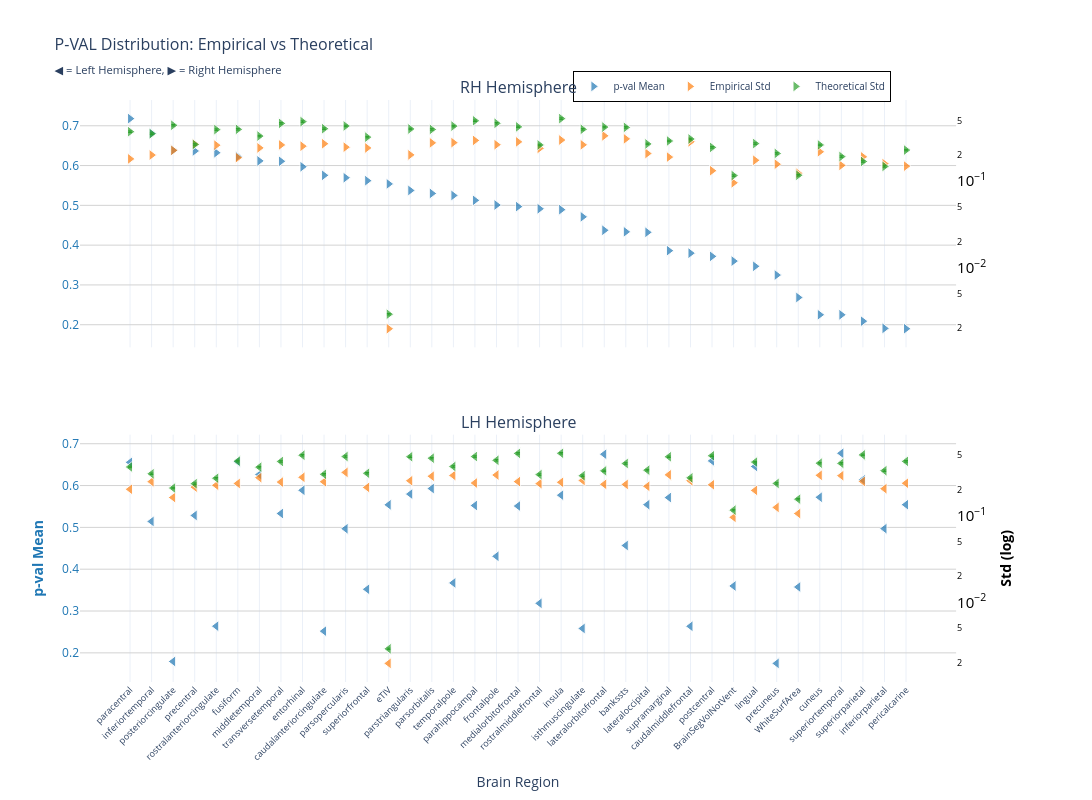
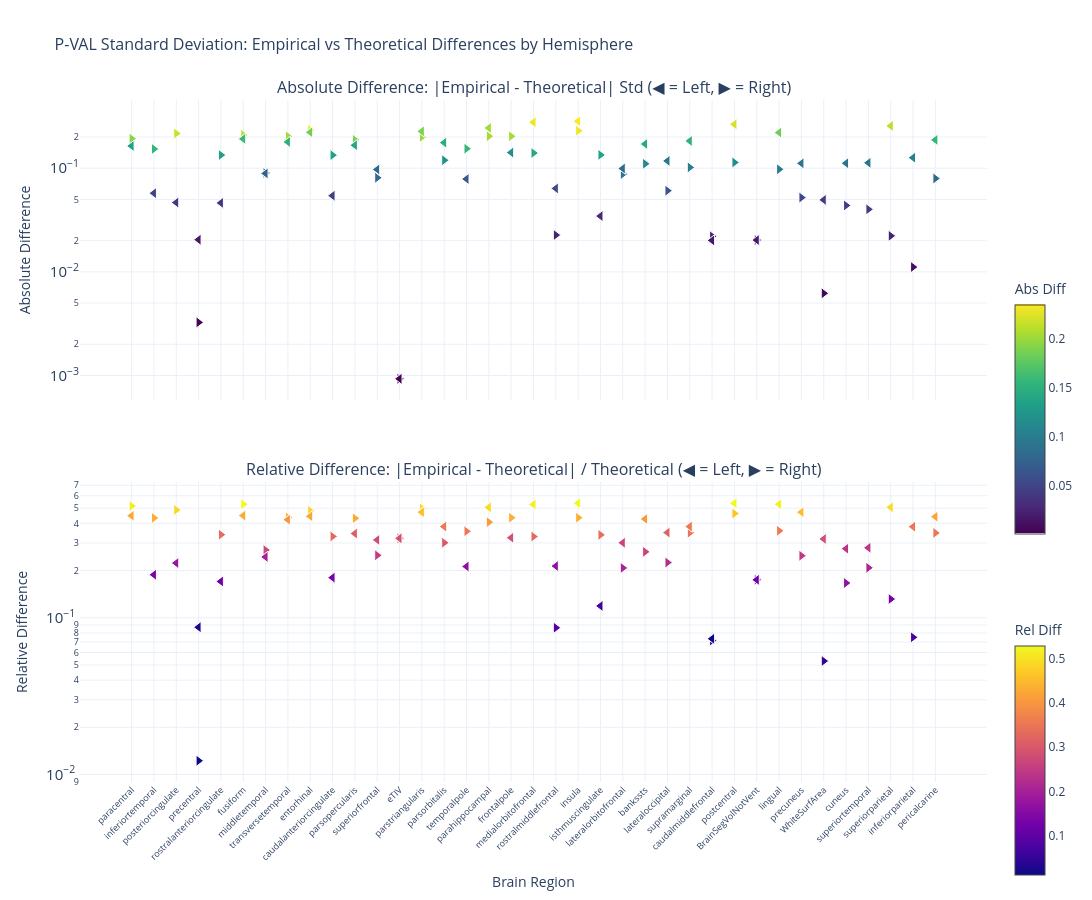

Notebook code cell kept with these figures, in order:
### Markdown cell above
### p-value

### Code cell
nu_nav = df_npvr[(df_npvr["study"] == "longitudinal") & (df_npvr["group"] == "HC-PD")]
data_path = stats_dir / f"partial_correlation_longitudinal_{METRIC}.parquet"
df, stats = get_test_stats(
    data_path,
    stat_functions_F,
    nu_nav,
    hemisphere=True,
    study="longitudinal",
    raw_values=True,
)
show_figure(
    stats, hemisphere=True, stat_name="p-val", study="longitudinal", metric=METRIC
)

### Figure 1 — Plotly figure (JSON) as saved in the notebook; plotly's stock layout.template omitted (floating-point values rounded to 4 significant figures)
{"data": [{"hovertemplate": "<b>%{x}</b><br>Mean p-val: %{y:.2f}<br><extra></extra>", "legendgroup": "mean", "marker": {"color": "#1f77b4", "line": {"color": "white", "width": 1}, "opacity": 0.7, "size": 10, "symbol": "triangle-right"}, "mode": "markers", "name": "p-val Mean", "showlegend": true, "type": "scatter", "x": ["paracentral", "inferiortemporal", "posteriorcingulate", "precentral", "rostralanteriorcingulate", "fusiform", "middletemporal", "transversetemporal", "entorhinal", "caudalanteriorcingulate", "parsopercularis", "superiorfrontal", "eTIV", "parstriangularis", "parsorbitalis", "temporalpole", "parahippocampal", "frontalpole", "medialorbitofrontal", "rostralmiddlefrontal", "insula", "isthmuscingulate", "lateralorbitofrontal", "bankssts", "lateraloccipital", "supramarginal", "caudalmiddlefrontal", "postcentral", "BrainSegVolNotVent", "lingual", "precuneus", "WhiteSurfArea", "cuneus", "superiortemporal", "superiorparietal", "inferiorparietal", "pericalcarine"], "xaxis": "x", "y": [0.718, 0.681, 0.6384, 0.6366, 0.6322, 0.6226, 0.6117, 0.6107, 0.597, 0.5754, 0.5694, 0.562, 0.5539, 0.5375, 0.5299, 0.5249, 0.5126, 0.5009, 0.4968, 0.4914, 0.4892, 0.4711, 0.4374, 0.4335, 0.4322, 0.3861, 0.3798, 0.3718, 0.3599, 0.3468, 0.3248, 0.2684, 0.225, 0.2249, 0.2089, 0.1908, 0.1899], "yaxis": "y"}, {"hovertemplate": "<b>%{x}</b><br>Empirical Std: %{y:.3f}<br><extra></extra>", "legendgroup": "empirical", "marker": {"color": "#ff7f0e", "line": {"color": "white", "width": 1}, "opacity": 0.7, "size": 10, "symbol": "triangle-right"}, "mode": "markers", "name": "Empirical Std", "showlegend": true, "type": "scatter", "x": ["paracentral", "inferiortemporal", "posteriorcingulate", "precentral", "rostralanteriorcingulate", "fusiform", "middletemporal", "transversetemporal", "entorhinal", "caudalanteriorcingulate", "parsopercularis", "superiorfrontal", "eTIV", "parstriangularis", "parsorbitalis", "temporalpole", "parahippocampal", "frontalpole", "medialorbitofrontal", "rostralmiddlefrontal", "insula", "isthmuscingulate", "lateralorbitofrontal", "bankssts", "lateraloccipital", "supramarginal", "caudalmiddlefrontal", "postcentral", "BrainSegVolNotVent", "lingual", "precuneus", "WhiteSurfArea", "cuneus", "superiortemporal", "superiorparietal", "inferiorparietal", "pericalcarine"], "xaxis": "x", "y": [0.1811, 0.2007, 0.2274, 0.2692, 0.2611, 0.1872, 0.2427, 0.2628, 0.2541, 0.2711, 0.2476, 0.2424, 0.001968, 0.2015, 0.2775, 0.2793, 0.2962, 0.2643, 0.285, 0.2398, 0.2993, 0.2634, 0.3347, 0.3088, 0.209, 0.19, 0.2856, 0.1322, 0.09586, 0.1747, 0.1574, 0.1234, 0.2188, 0.1525, 0.1913, 0.1594, 0.1493], "yaxis": "y2"}, {"error_y": {"array": [0.007427, 0.007033, 0.008812, 0.005285, 0.007847, 0.007898, 0.006608, 0.009264, 0.009712, 0.008043, 0.008647, 0.006424, 5.758e-05, 0.007984, 0.007886, 0.008614, 0.00993, 0.009288, 0.008445, 0.005214, 0.01052, 0.007903, 0.008396, 0.008327, 0.005359, 0.005797, 0.006112, 0.004887, 0.002307, 0.005411, 0.004162, 0.002329, 0.005217, 0.003828, 0.003359, 0.002947, 0.004549], "arrayminus": [0.00728, 0.006894, 0.008638, 0.00518, 0.007691, 0.007741, 0.006477, 0.00908, 0.009519, 0.007883, 0.008476, 0.006296, 5.644e-05, 0.007826, 0.00773, 0.008443, 0.009733, 0.009104, 0.008278, 0.00511, 0.01031, 0.007747, 0.008229, 0.008161, 0.005253, 0.005682, 0.005991, 0.00479, 0.002262, 0.005303, 0.004079, 0.002283, 0.005113, 0.003752, 0.003292, 0.002888, 0.004459], "color": "#2ca02c", "thickness": 1, "type": "data", "visible": true, "width": 2}, "hovertemplate": "<b>%{x}</b><br>Theoretical Std: %{y:.3f}<br><extra></extra>", "legendgroup": "theoretical", "marker": {"color": "#2ca02c", "line": {"color": "white", "width": 1}, "opacity": 0.7, "size": 10, "symbol": "triangle-right"}, "mode": "markers", "name": "Theoretical Std", "showlegend": true, "type": "scatter", "x": ["paracentral", "inferiortemporal", "posteriorcingulate", "precentral", "rostralanteriorcingulate", "fusiform", "middletemporal", "transversetemporal", "entorhinal", "caudalanteriorcingulate", "parsopercularis", "superiorfrontal", "eTIV", "parstriangularis", "parsorbitalis", "temporalpole", "parahippocampal", "frontalpole", "medialorbitofrontal", "rostralmiddlefrontal", "insula", "isthmuscingulate", "lateralorbitofrontal", "bankssts", "lateraloccipital", "supramarginal", "caudalmiddlefrontal", "postcentral", "BrainSegVolNotVent", "lingual", "precuneus", "WhiteSurfArea", "cuneus", "superiortemporal", "superiorparietal", "inferiorparietal", "pericalcarine"], "xaxis": "x", "y": [0.3738, 0.354, 0.4435, 0.266, 0.3949, 0.3975, 0.3326, 0.4662, 0.4888, 0.4048, 0.4352, 0.3233, 0.002898, 0.4018, 0.3969, 0.4335, 0.4998, 0.4675, 0.425, 0.2624, 0.5293, 0.3978, 0.4225, 0.4191, 0.2697, 0.2918, 0.3076, 0.2459, 0.1161, 0.2723, 0.2095, 0.1172, 0.2625, 0.1926, 0.169, 0.1483, 0.2289], "yaxis": "y2"}, {"hovertemplate": "<b>%{x}</b><br>Mean p-val: %{y:.2f}<br><extra></extra>", "legendgroup": "mean", "marker": {"color": "#1f77b4", "line": {"color": "white", "width": 1}, "opacity": 0.7, "size": 10, "symbol": "triangle-left"}, "mode": "markers", "name": "p-val Mean", "showlegend": false, "type": "scatter", "x": ["superiortemporal", "lateralorbitofrontal", "postcentral", "fusiform", "paracentral", "lingual", "middletemporal", "superiorparietal", "parsorbitalis", "entorhinal", "parstriangularis", "insula", "cuneus", "supramarginal", "lateraloccipital", "pericalcarine", "eTIV", "parahippocampal", "medialorbitofrontal", "transversetemporal", "precentral", "inferiortemporal", "inferiorparietal", "parsopercularis", "bankssts", "frontalpole", "temporalpole", "BrainSegVolNotVent", "WhiteSurfArea", "superiorfrontal", "rostralmiddlefrontal", "rostralanteriorcingulate", "caudalmiddlefrontal", "isthmuscingulate", "caudalanteriorcingulate", "posteriorcingulate", "precuneus"], "xaxis": "x2", "y": [0.6772, 0.6749, 0.659, 0.6568, 0.6555, 0.6456, 0.6263, 0.6138, 0.5928, 0.5887, 0.5796, 0.577, 0.572, 0.5713, 0.5543, 0.5543, 0.5539, 0.5523, 0.551, 0.5332, 0.5285, 0.5142, 0.497, 0.4967, 0.4567, 0.4308, 0.3672, 0.3599, 0.3574, 0.352, 0.3183, 0.2637, 0.2636, 0.2583, 0.2519, 0.1794, 0.1748], "yaxis": "y3"}, {"hovertemplate": "<b>%{x}</b><br>Empirical Std: %{y:.3f}<br><extra></extra>", "legendgroup": "empirical", "marker": {"color": "#ff7f0e", "line": {"color": "white", "width": 1}, "opacity": 0.7, "size": 10, "symbol": "triangle-left"}, "mode": "markers", "name": "Empirical Std", "showlegend": false, "type": "scatter", "x": ["superiortemporal", "lateralorbitofrontal", "postcentral", "fusiform", "paracentral", "lingual", "middletemporal", "superiorparietal", "parsorbitalis", "entorhinal", "parstriangularis", "insula", "cuneus", "supramarginal", "lateraloccipital", "pericalcarine", "eTIV", "parahippocampal", "medialorbitofrontal", "transversetemporal", "precentral", "inferiortemporal", "inferiorparietal", "parsopercularis", "bankssts", "frontalpole", "temporalpole", "BrainSegVolNotVent", "WhiteSurfArea", "superiorfrontal", "rostralmiddlefrontal", "rostralanteriorcingulate", "caudalmiddlefrontal", "isthmuscingulate", "caudalanteriorcingulate", "posteriorcingulate", "precuneus"], "xaxis": "x2", "y": [0.2905, 0.2308, 0.228, 0.2361, 0.2024, 0.1964, 0.2755, 0.2494, 0.2863, 0.2782, 0.254, 0.2436, 0.2935, 0.2969, 0.219, 0.2376, 0.001968, 0.2389, 0.2481, 0.2451, 0.2144, 0.2479, 0.2054, 0.3171, 0.2303, 0.2957, 0.2922, 0.09586, 0.106, 0.2126, 0.2351, 0.2252, 0.254, 0.2556, 0.2471, 0.1624, 0.125], "yaxis": "y4"}, {"error_y": {"array": [0.008011, 0.006559, 0.009802, 0.008501, 0.007276, 0.008284, 0.007244, 0.01004, 0.009194, 0.009943, 0.00955, 0.01048, 0.008051, 0.00954, 0.006687, 0.008448, 5.758e-05, 0.009604, 0.01044, 0.008427, 0.004666, 0.006067, 0.00659, 0.009609, 0.00798, 0.008687, 0.00737, 0.002307, 0.00309, 0.006156, 0.005939, 0.005395, 0.005447, 0.005765, 0.00599, 0.004153, 0.004696], "arrayminus": [0.007852, 0.006429, 0.009607, 0.008332, 0.007131, 0.00812, 0.0071, 0.009839, 0.009011, 0.009746, 0.009361, 0.01027, 0.007891, 0.009351, 0.006554, 0.008281, 5.644e-05, 0.009414, 0.01024, 0.00826, 0.004574, 0.005946, 0.006459, 0.009419, 0.007821, 0.008515, 0.007224, 0.002262, 0.003028, 0.006034, 0.005821, 0.005288, 0.005338, 0.005651, 0.005871, 0.004071, 0.004603], "color": "#2ca02c", "thickness": 1, "type": "data", "visible": true, "width": 2}, "hovertemplate": "<b>%{x}</b><br>Theoretical Std: %{y:.3f}<br><extra></extra>", "legendgroup": "theoretical", "marker": {"color": "#2ca02c", "line": {"color": "white", "width": 1}, "opacity": 0.7, "size": 10, "symbol": "triangle-left"}, "mode": "markers", "name": "Theoretical Std", "showlegend": false, "type": "scatter", "x": ["superiortemporal", "lateralorbitofrontal", "postcentral", "fusiform", "paracentral", "lingual", "middletemporal", "superiorparietal", "parsorbitalis", "entorhinal", "parstriangularis", "insula", "cuneus", "supramarginal", "lateraloccipital", "pericalcarine", "eTIV", "parahippocampal", "medialorbitofrontal", "transversetemporal", "precentral", "inferiortemporal", "inferiorparietal", "parsopercularis", "bankssts", "frontalpole", "temporalpole", "BrainSegVolNotVent", "WhiteSurfArea", "superiorfrontal", "rostralmiddlefrontal", "rostralanteriorcingulate", "caudalmiddlefrontal", "isthmuscingulate", "caudalanteriorcingulate", "posteriorcingulate", "precuneus"], "xaxis": "x2", "y": [0.4032, 0.3301, 0.4933, 0.4278, 0.3662, 0.4169, 0.3646, 0.5052, 0.4627, 0.5004, 0.4807, 0.5273, 0.4052, 0.4801, 0.3365, 0.4252, 0.002898, 0.4834, 0.5257, 0.4241, 0.2349, 0.3053, 0.3316, 0.4836, 0.4016, 0.4372, 0.3709, 0.1161, 0.1555, 0.3098, 0.2989, 0.2715, 0.2741, 0.2901, 0.3015, 0.209, 0.2364], "yaxis": "y4"}], "layout": {"annotations": [{"font": {"size": 16}, "showarrow": false, "text": "RH Hemisphere", "x": 0.47, "xanchor": "center", "xref": "paper", "y": 1, "yanchor": "bottom", "yref": "paper"}, {"font": {"size": 16}, "showarrow": false, "text": "LH Hemisphere", "x": 0.47, "xanchor": "center", "xref": "paper", "y": 0.425, "yanchor": "bottom", "yref": "paper"}], "height": 800, "hovermode": "x", "legend": {"bgcolor": "rgba(255, 255, 255, 0.9)", "bordercolor": "black", "borderwidth": 1, "font": {"size": 10}, "orientation": "h", "x": 0.7, "xanchor": "center", "y": 1.05}, "title": {"font": {"size": 16}, "text": "P-VAL Distribution: Empirical vs Theoretical<br><sub>◀ = Left Hemisphere, ▶ = Right Hemisphere</sub>"}, "width": 1400, "xaxis": {"anchor": "y", "domain": [0, 0.94], "matches": "x2", "showticklabels": false}, "xaxis2": {"anchor": "y3", "domain": [0, 0.94], "tickangle": -45, "tickfont": {"size": 9}, "title": {"text": "Brain Region"}}, "yaxis": {"anchor": "x", "domain": [0.575, 1], "gridcolor": "lightgray", "showgrid": true, "tickfont": {"color": "#1f77b4"}, "title": {"font": {"color": "#1f77b4"}, "text": ""}}, "yaxis2": {"anchor": "x", "exponentformat": "power", "overlaying": "y", "showgrid": false, "side": "right", "tickfont": {"color": "black"}, "title": {"font": {"color": "black"}, "text": ""}, "type": "log"}, "yaxis3": {"anchor": "x2", "domain": [0, 0.425], "gridcolor": "lightgray", "showgrid": true, "tickfont": {"color": "#1f77b4"}, "title": {"font": {"color": "#1f77b4"}, "text": "<b>p-val Mean</b>"}}, "yaxis4": {"anchor": "x2", "exponentformat": "power", "overlaying": "y3", "showgrid": false, "side": "right", "tickfont": {"color": "black"}, "title": {"font": {"color": "black"}, "text": "<b>Std (log)</b>"}, "type": "log"}}}

### Figure 2 — Plotly figure (JSON) as saved in the notebook; plotly's stock layout.template omitted (floating-point values rounded to 4 significant figures)
{"data": [{"hovertemplate": "<b>%{x}</b><br>Hemisphere: %{text}<br>Abs Diff: %{y:.4f}<br><extra></extra>", "legendgroup": "abs_rh", "marker": {"color": [0.1926, 0.1533, 0.2162, 0.003257, 0.1338, 0.2103, 0.08981, 0.2034, 0.2347, 0.1337, 0.1877, 0.08089, 0.0009298, 0.2003, 0.1194, 0.1542, 0.2035, 0.2031, 0.14, 0.02265, 0.23, 0.1344, 0.08783, 0.1103, 0.06071, 0.1018, 0.02201, 0.1137, 0.02027, 0.09762, 0.05209, 0.00621, 0.04373, 0.04011, 0.02225, 0.01113, 0.0796], "colorbar": {"len": 0.4, "title": {"text": "Abs Diff"}, "y": 0.75, "yanchor": "top"}, "colorscale": [[0, "#440154"], [0.1111, "#482878"], [0.2222, "#3e4989"], [0.3333, "#31688e"], [0.4444, "#26828e"], [0.5556, "#1f9e89"], [0.6667, "#35b779"], [0.7778, "#6ece58"], [0.8889, "#b5de2b"], [1, "#fde725"]], "line": {"color": "white", "width": 1}, "showscale": true, "size": 10, "symbol": "triangle-right"}, "mode": "markers", "name": "Absolute (rh)", "showlegend": false, "text": ["rh", "rh", "rh", "rh", "rh", "rh", "rh", "rh", "rh", "rh", "rh", "rh", "rh", "rh", "rh", "rh", "rh", "rh", "rh", "rh", "rh", "rh", "rh", "rh", "rh", "rh", "rh", "rh", "rh", "rh", "rh", "rh", "rh", "rh", "rh", "rh", "rh"], "type": "scatter", "x": ["paracentral", "inferiortemporal", "posteriorcingulate", "precentral", "rostralanteriorcingulate", "fusiform", "middletemporal", "transversetemporal", "entorhinal", "caudalanteriorcingulate", "parsopercularis", "superiorfrontal", "eTIV", "parstriangularis", "parsorbitalis", "temporalpole", "parahippocampal", "frontalpole", "medialorbitofrontal", "rostralmiddlefrontal", "insula", "isthmuscingulate", "lateralorbitofrontal", "bankssts", "lateraloccipital", "supramarginal", "caudalmiddlefrontal", "postcentral", "BrainSegVolNotVent", "lingual", "precuneus", "WhiteSurfArea", "cuneus", "superiortemporal", "superiorparietal", "inferiorparietal", "pericalcarine"], "xaxis": "x", "y": [0.1926, 0.1533, 0.2162, 0.003257, 0.1338, 0.2103, 0.08981, 0.2034, 0.2347, 0.1337, 0.1877, 0.08089, 0.0009298, 0.2003, 0.1194, 0.1542, 0.2035, 0.2031, 0.14, 0.02265, 0.23, 0.1344, 0.08783, 0.1103, 0.06071, 0.1018, 0.02201, 0.1137, 0.02027, 0.09762, 0.05209, 0.00621, 0.04373, 0.04011, 0.02225, 0.01113, 0.0796], "yaxis": "y"}, {"hovertemplate": "<b>%{x}</b><br>Hemisphere: %{text}<br>Rel Diff: %{y:.2%}<br><extra></extra>", "legendgroup": "rel_rh", "marker": {"color": [0.5154, 0.4331, 0.4874, 0.01224, 0.3389, 0.529, 0.2701, 0.4364, 0.4801, 0.3302, 0.4312, 0.2502, 0.3209, 0.4985, 0.3009, 0.3558, 0.4073, 0.4346, 0.3295, 0.0863, 0.4345, 0.3378, 0.2079, 0.2632, 0.2251, 0.3489, 0.07155, 0.4623, 0.1745, 0.3585, 0.2487, 0.05298, 0.1666, 0.2082, 0.1316, 0.07502, 0.3477], "colorbar": {"len": 0.4, "title": {"text": "Rel Diff"}, "y": 0.25, "yanchor": "top"}, "colorscale": [[0, "#0d0887"], [0.1111, "#46039f"], [0.2222, "#7201a8"], [0.3333, "#9c179e"], [0.4444, "#bd3786"], [0.5556, "#d8576b"], [0.6667, "#ed7953"], [0.7778, "#fb9f3a"], [0.8889, "#fdca26"], [1, "#f0f921"]], "line": {"color": "white", "width": 1}, "showscale": true, "size": 10, "symbol": "triangle-right"}, "mode": "markers", "name": "Relative (rh)", "showlegend": false, "text": ["rh", "rh", "rh", "rh", "rh", "rh", "rh", "rh", "rh", "rh", "rh", "rh", "rh", "rh", "rh", "rh", "rh", "rh", "rh", "rh", "rh", "rh", "rh", "rh", "rh", "rh", "rh", "rh", "rh", "rh", "rh", "rh", "rh", "rh", "rh", "rh", "rh"], "type": "scatter", "x": ["paracentral", "inferiortemporal", "posteriorcingulate", "precentral", "rostralanteriorcingulate", "fusiform", "middletemporal", "transversetemporal", "entorhinal", "caudalanteriorcingulate", "parsopercularis", "superiorfrontal", "eTIV", "parstriangularis", "parsorbitalis", "temporalpole", "parahippocampal", "frontalpole", "medialorbitofrontal", "rostralmiddlefrontal", "insula", "isthmuscingulate", "lateralorbitofrontal", "bankssts", "lateraloccipital", "supramarginal", "caudalmiddlefrontal", "postcentral", "BrainSegVolNotVent", "lingual", "precuneus", "WhiteSurfArea", "cuneus", "superiortemporal", "superiorparietal", "inferiorparietal", "pericalcarine"], "xaxis": "x2", "y": [0.5154, 0.4331, 0.4874, 0.01224, 0.3389, 0.529, 0.2701, 0.4364, 0.4801, 0.3302, 0.4312, 0.2502, 0.3209, 0.4985, 0.3009, 0.3558, 0.4073, 0.4346, 0.3295, 0.0863, 0.4345, 0.3378, 0.2079, 0.2632, 0.2251, 0.3489, 0.07155, 0.4623, 0.1745, 0.3585, 0.2487, 0.05298, 0.1666, 0.2082, 0.1316, 0.07502, 0.3477], "yaxis": "y2"}, {"hovertemplate": "<b>%{x}</b><br>Hemisphere: %{text}<br>Abs Diff: %{y:.4f}<br><extra></extra>", "legendgroup": "abs_lh", "marker": {"color": [0.1127, 0.09928, 0.2653, 0.1917, 0.1638, 0.2206, 0.08904, 0.2558, 0.1765, 0.2222, 0.2266, 0.2837, 0.1117, 0.1832, 0.1175, 0.1876, 0.0009298, 0.2445, 0.2775, 0.179, 0.02042, 0.05742, 0.1262, 0.1665, 0.1713, 0.1415, 0.0787, 0.02027, 0.04948, 0.09719, 0.06385, 0.04627, 0.02012, 0.03452, 0.05434, 0.04665, 0.1114], "colorbar": {"len": 0.4, "title": {"text": "Abs Diff"}, "y": 0.75, "yanchor": "top"}, "colorscale": [[0, "#440154"], [0.1111, "#482878"], [0.2222, "#3e4989"], [0.3333, "#31688e"], [0.4444, "#26828e"], [0.5556, "#1f9e89"], [0.6667, "#35b779"], [0.7778, "#6ece58"], [0.8889, "#b5de2b"], [1, "#fde725"]], "line": {"color": "white", "width": 1}, "showscale": false, "size": 10, "symbol": "triangle-left"}, "mode": "markers", "name": "Absolute (lh)", "showlegend": false, "text": ["lh", "lh", "lh", "lh", "lh", "lh", "lh", "lh", "lh", "lh", "lh", "lh", "lh", "lh", "lh", "lh", "lh", "lh", "lh", "lh", "lh", "lh", "lh", "lh", "lh", "lh", "lh", "lh", "lh", "lh", "lh", "lh", "lh", "lh", "lh", "lh", "lh"], "type": "scatter", "x": ["superiortemporal", "lateralorbitofrontal", "postcentral", "fusiform", "paracentral", "lingual", "middletemporal", "superiorparietal", "parsorbitalis", "entorhinal", "parstriangularis", "insula", "cuneus", "supramarginal", "lateraloccipital", "pericalcarine", "eTIV", "parahippocampal", "medialorbitofrontal", "transversetemporal", "precentral", "inferiortemporal", "inferiorparietal", "parsopercularis", "bankssts", "frontalpole", "temporalpole", "BrainSegVolNotVent", "WhiteSurfArea", "superiorfrontal", "rostralmiddlefrontal", "rostralanteriorcingulate", "caudalmiddlefrontal", "isthmuscingulate", "caudalanteriorcingulate", "posteriorcingulate", "precuneus"], "xaxis": "x", "y": [0.1127, 0.09928, 0.2653, 0.1917, 0.1638, 0.2206, 0.08904, 0.2558, 0.1765, 0.2222, 0.2266, 0.2837, 0.1117, 0.1832, 0.1175, 0.1876, 0.0009298, 0.2445, 0.2775, 0.179, 0.02042, 0.05742, 0.1262, 0.1665, 0.1713, 0.1415, 0.0787, 0.02027, 0.04948, 0.09719, 0.06385, 0.04627, 0.02012, 0.03452, 0.05434, 0.04665, 0.1114], "yaxis": "y"}, {"hovertemplate": "<b>%{x}</b><br>Hemisphere: %{text}<br>Rel Diff: %{y:.2%}<br><extra></extra>", "legendgroup": "rel_lh", "marker": {"color": [0.2794, 0.3007, 0.5378, 0.4481, 0.4473, 0.529, 0.2442, 0.5063, 0.3814, 0.4441, 0.4715, 0.538, 0.2757, 0.3816, 0.3493, 0.4413, 0.3209, 0.5058, 0.528, 0.4222, 0.08697, 0.1881, 0.3807, 0.3444, 0.4264, 0.3237, 0.2122, 0.1745, 0.3182, 0.3137, 0.2136, 0.1704, 0.0734, 0.119, 0.1802, 0.2232, 0.4713], "colorbar": {"len": 0.4, "title": {"text": "Rel Diff"}, "y": 0.25, "yanchor": "top"}, "colorscale": [[0, "#0d0887"], [0.1111, "#46039f"], [0.2222, "#7201a8"], [0.3333, "#9c179e"], [0.4444, "#bd3786"], [0.5556, "#d8576b"], [0.6667, "#ed7953"], [0.7778, "#fb9f3a"], [0.8889, "#fdca26"], [1, "#f0f921"]], "line": {"color": "white", "width": 1}, "showscale": false, "size": 10, "symbol": "triangle-left"}, "mode": "markers", "name": "Relative (lh)", "showlegend": false, "text": ["lh", "lh", "lh", "lh", "lh", "lh", "lh", "lh", "lh", "lh", "lh", "lh", "lh", "lh", "lh", "lh", "lh", "lh", "lh", "lh", "lh", "lh", "lh", "lh", "lh", "lh", "lh", "lh", "lh", "lh", "lh", "lh", "lh", "lh", "lh", "lh", "lh"], "type": "scatter", "x": ["superiortemporal", "lateralorbitofrontal", "postcentral", "fusiform", "paracentral", "lingual", "middletemporal", "superiorparietal", "parsorbitalis", "entorhinal", "parstriangularis", "insula", "cuneus", "supramarginal", "lateraloccipital", "pericalcarine", "eTIV", "parahippocampal", "medialorbitofrontal", "transversetemporal", "precentral", "inferiortemporal", "inferiorparietal", "parsopercularis", "bankssts", "frontalpole", "temporalpole", "BrainSegVolNotVent", "WhiteSurfArea", "superiorfrontal", "rostralmiddlefrontal", "rostralanteriorcingulate", "caudalmiddlefrontal", "isthmuscingulate", "caudalanteriorcingulate", "posteriorcingulate", "precuneus"], "xaxis": "x2", "y": [0.2794, 0.3007, 0.5378, 0.4481, 0.4473, 0.529, 0.2442, 0.5063, 0.3814, 0.4441, 0.4715, 0.538, 0.2757, 0.3816, 0.3493, 0.4413, 0.3209, 0.5058, 0.528, 0.4222, 0.08697, 0.1881, 0.3807, 0.3444, 0.4264, 0.3237, 0.2122, 0.1745, 0.3182, 0.3137, 0.2136, 0.1704, 0.0734, 0.119, 0.1802, 0.2232, 0.4713], "yaxis": "y2"}], "layout": {"annotations": [{"font": {"size": 16}, "showarrow": false, "text": "Absolute Difference: |Empirical - Theoretical| Std (◀ = Left, ▶ = Right)", "x": 0.5, "xanchor": "center", "xref": "paper", "y": 1, "yanchor": "bottom", "yref": "paper"}, {"font": {"size": 16}, "showarrow": false, "text": "Relative Difference: |Empirical - Theoretical| / Theoretical (◀ = Left, ▶ = Right)", "x": 0.5, "xanchor": "center", "xref": "paper", "y": 0.44, "yanchor": "bottom", "yref": "paper"}], "height": 900, "hovermode": "x unified", "showlegend": false, "title": {"font": {"size": 16}, "text": "P-VAL Standard Deviation: Empirical vs Theoretical Differences by Hemisphere"}, "width": 1400, "xaxis": {"anchor": "y", "domain": [0, 1], "showticklabels": false}, "xaxis2": {"anchor": "y2", "domain": [0, 1], "tickangle": -45, "tickfont": {"size": 9}, "title": {"text": "Brain Region"}}, "yaxis": {"anchor": "x", "domain": [0.56, 1], "exponentformat": "power", "title": {"text": "Absolute Difference"}, "type": "log"}, "yaxis2": {"anchor": "x2", "domain": [0, 0.44], "exponentformat": "power", "title": {"text": "Relative Difference"}, "type": "log"}}}
